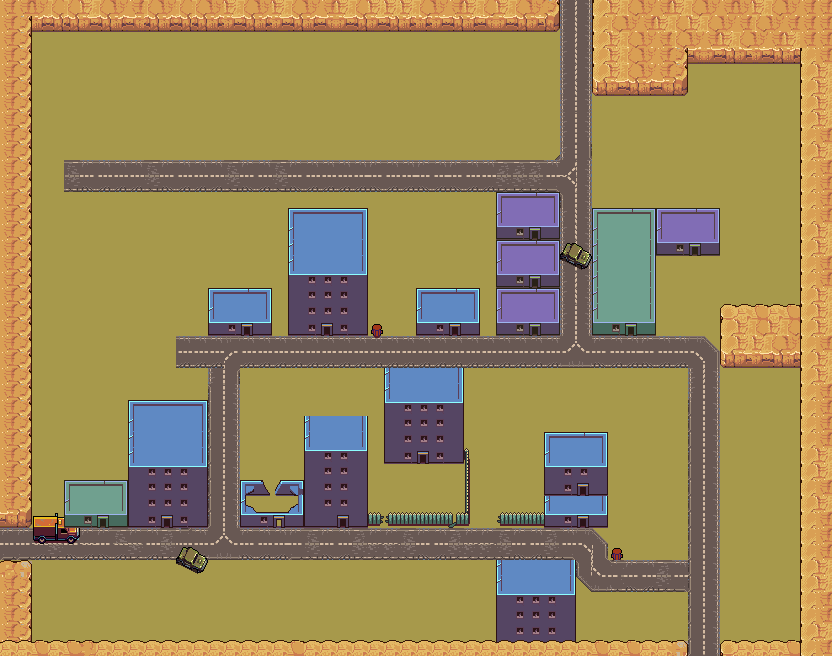

A level layout from a 2D game, rendered from its tile map. Below: a short description, then the map file with tile-grid data replaced by summaries:
An orthogonal 52x41 tile map with 16x16 px tiles, 3 tile layers (Roads, Buildings, Roof0).

<map version="1.4" tiledversion="1.4.3" orientation="orthogonal" renderorder="right-down" width="52" height="41" tilewidth="16" tileheight="16" infinite="0" backgroundcolor="#a7994b" nextlayerid="10" nextobjectid="9">
 <editorsettings>
  <export target="devmap.tmx" format="tmx" />
 </editorsettings>
 <tileset firstgid="1" source="tileset.tsx" />
 <objectgroup id="6" name="Enemies" locked="1" />
 <group id="3" name="FloorLayers">
  <layer id="2" name="Roads" width="52" height="41">
   <data>[2132 cells, 324 non-empty, 42 distinct tile ids]</data>
  </layer>
 </group>
 <group id="9" name="Decoration" />
 <group id="4" name="Geometry">
  <layer id="5" name="Buildings" width="52" height="41">
   <properties>
    <property name="collisions" type="bool" value="true" />
   </properties>
   <data>[2132 cells, 712 non-empty, 102 distinct tile ids]</data>
  </layer>
 </group>
 <group id="8" name="RoofLayers">
  <layer id="7" name="Roof0" width="52" height="41">
   <data>[2132 cells, 0 non-empty, 0 distinct tile ids]</data>
  </layer>
 </group>
</map>